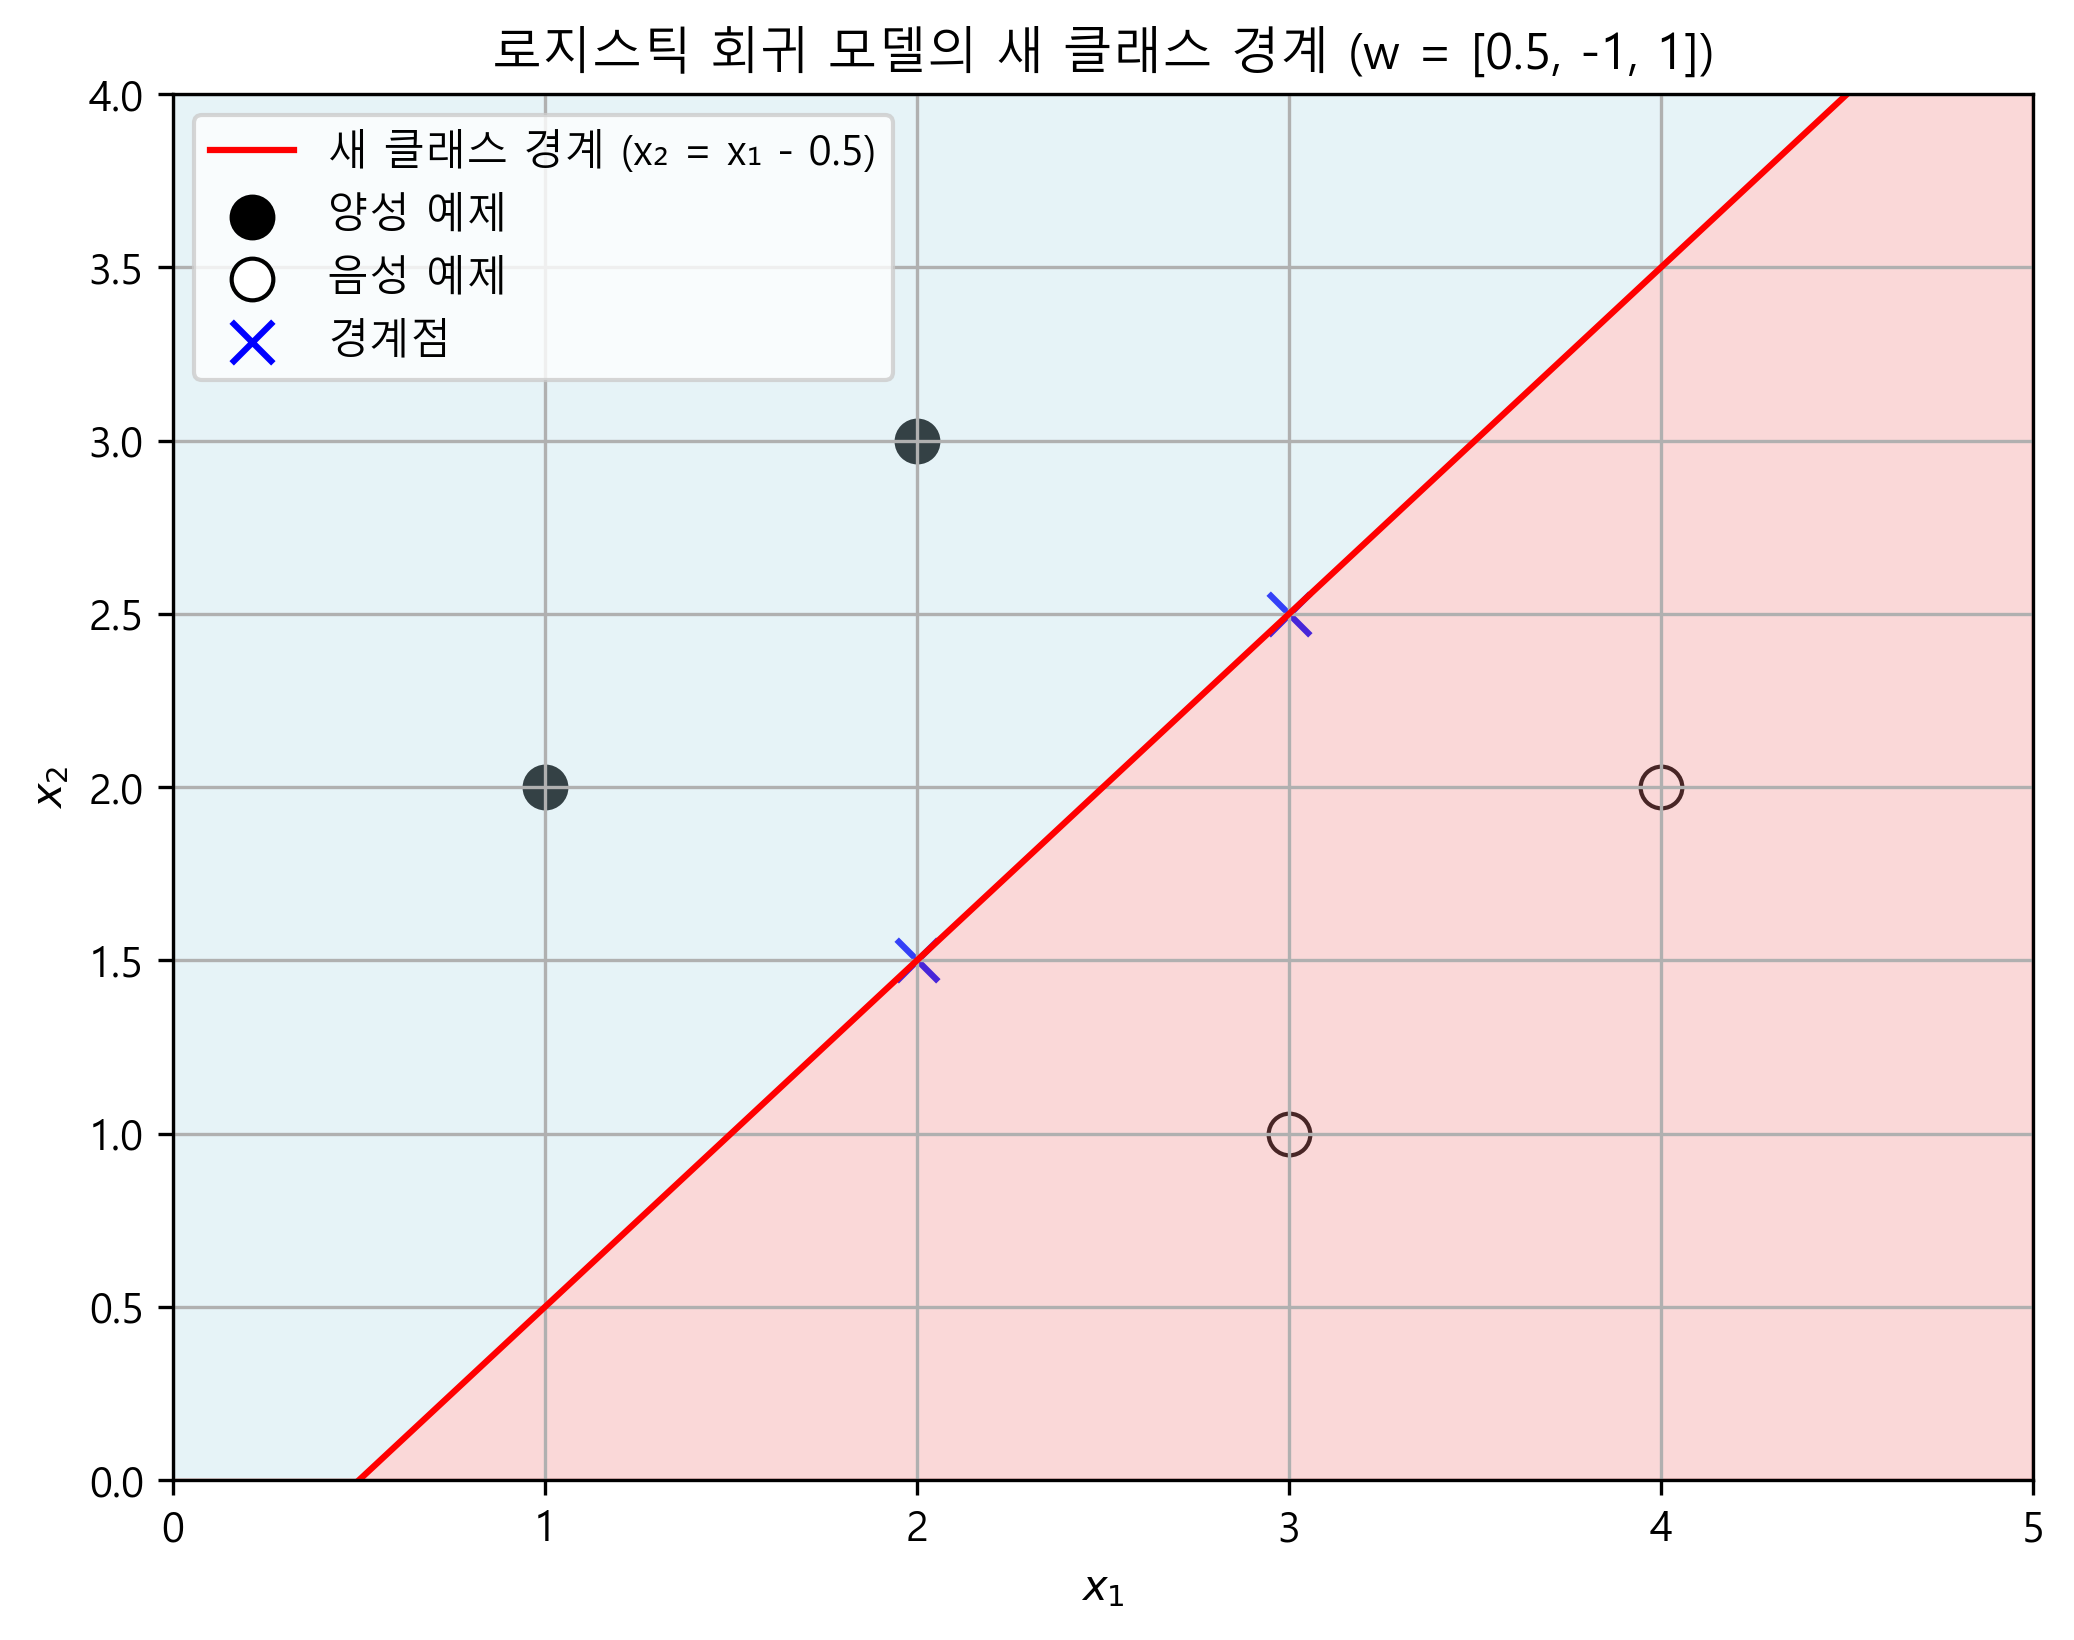

Source code (Python):
import numpy as np
import matplotlib.pyplot as plt
import matplotlib.font_manager as fm
import platform

# 한글 폰트 설정
system_name = platform.system()
if system_name == 'Windows':
    plt.rc('font', family='Malgun Gothic')  # 윈도우의 경우 맑은 고딕
elif system_name == 'Darwin':  # Mac
    plt.rc('font', family='AppleGothic')
else:  # Linux
    plt.rc('font', family='NanumGothic')
    
plt.rcParams['axes.unicode_minus'] = False  # 마이너스 기호 깨짐 방지

# 데이터 정의
# 양성 예제들 (검은 점)
positive_points = np.array([
    [1, 2],  # 첫 번째 점 (1, 2)
    [2, 3]   # 두 번째 점 (2, 3)
])

# 음성 예제들 (흰 점)
negative_points = np.array([
    [3, 1],  # 첫 번째 점 (3, 1)
    [4, 2]   # 두 번째 점 (4, 2)
])

# 원하는 경계점 (이 점들을 지나야 함)
boundary_points = np.array([
    [2, 1.5],  # 첫 번째 경계점
    [3, 2.5]   # 두 번째 경계점
])

# 경계선을 계산하기 위한 방정식 설정
# 로지스틱 회귀에서 클래스 경계는 w₀ + w₁x₁ + w₂x₂ = 0을 만족하는 점들
# 주어진 두 점 (2, 1.5)와 (3, 2.5)를 지나는 경계선을 구하기 위해
# w₀ + w₁·2 + w₂·1.5 = 0
# w₀ + w₁·3 + w₂·2.5 = 0
# 를 만족하는 w = [w₀, w₁, w₂]를 찾아야 함

# w₂ = 1로 정규화 (임의로 설정)
w2 = 1

# 두 방정식으로부터 w₀와 w₁을 구함
# 두 번째 점의 방정식에서 첫 번째 점의 방정식을 빼면:
# w₁(3-2) + w₂(2.5-1.5) = 0
# w₁ + w₂ = 0
# w₂ = 1이므로, w₁ = -1

w1 = -1

# 이제 w₀를 구함:
# w₀ + w₁·2 + w₂·1.5 = 0
# w₀ + (-1)·2 + 1·1.5 = 0
# w₀ = 2 - 1.5 = 0.5

w0 = 0.5

# 새로운 파라미터
w_new = np.array([w0, w1, w2])
print(f"새로운 파라미터: w = [{w0}, {w1}, {w2}]")

# 새로운 경계식: w₀ + w₁x₁ + w₂x₂ = 0
# 0.5 + (-1)x₁ + 1·x₂ = 0
# x₂ = x₁ - 0.5
print(f"새로운 경계식: x₂ = x₁ - 0.5")

# 경계선 확인 - 주어진 점들이 경계선에 있는지 검증
point1 = [1, boundary_points[0, 0], boundary_points[0, 1]]  # [1, 2, 1.5]
point2 = [1, boundary_points[1, 0], boundary_points[1, 1]]  # [1, 3, 2.5]

eqn1 = np.dot(w_new, point1)
eqn2 = np.dot(w_new, point2)

print(f"첫 번째 경계점 검증: {w0} + {w1}*{boundary_points[0, 0]} + {w2}*{boundary_points[0, 1]} = {eqn1}")
print(f"두 번째 경계점 검증: {w0} + {w1}*{boundary_points[1, 0]} + {w2}*{boundary_points[1, 1]} = {eqn2}")

# 그래프 범위 설정
x1_range = np.linspace(0, 5, 100)
x2_boundary = x1_range - 0.5  # 새로운 경계식 x₂ = x₁ - 0.5

plt.figure(figsize=(8, 6))

# 경계선 그리기
plt.plot(x1_range, x2_boundary, 'r-', label='새 클래스 경계 (x₂ = x₁ - 0.5)')

# 양성 예제 그리기 (검은 점)
plt.scatter(positive_points[:, 0], positive_points[:, 1], color='black', marker='o', 
            s=100, label='양성 예제')

# 음성 예제 그리기 (흰 점)
plt.scatter(negative_points[:, 0], negative_points[:, 1], color='white', marker='o', 
            s=100, edgecolors='black', label='음성 예제')

# 경계점 그리기 (파란색 X)
plt.scatter(boundary_points[:, 0], boundary_points[:, 1], color='blue', marker='x', 
            s=100, label='경계점')

# 격자 그리기
plt.grid(True)

# 축 범위 설정
plt.xlim(0, 5)
plt.ylim(0, 4)

# 축 레이블
plt.xlabel('$x_1$')
plt.ylabel('$x_2$')

# 제목 및 범례
plt.title(f'로지스틱 회귀 모델의 새 클래스 경계 (w = [{w0}, {w1}, {w2}])')
plt.legend()

# 양쪽 영역에 색상 채우기
x1_fill = np.linspace(0, 5, 100)
x2_fill_upper = np.ones_like(x1_fill) * 4  # 상단 경계
x2_fill_lower = np.zeros_like(x1_fill) * 0  # 하단 경계

# 양성 영역(경계선 위쪽) 색상 채우기
plt.fill_between(x1_fill, x2_boundary, x2_fill_upper, color='lightblue', alpha=0.3)

# 음성 영역(경계선 아래쪽) 색상 채우기
plt.fill_between(x1_fill, x2_fill_lower, x2_boundary, color='lightcoral', alpha=0.3)

# 그래프 저장 및 표시
plt.savefig('correct_boundary.png', dpi=300, bbox_inches='tight')
plt.show()

print(f"\nw = [{w0}, {w1}, {w2}]일 때의 클래스 경계식: x₂ = x₁ - 0.5")
print("이 직선은 (2,1.5)와 (3,2.5)를 지나게 됩니다.") 